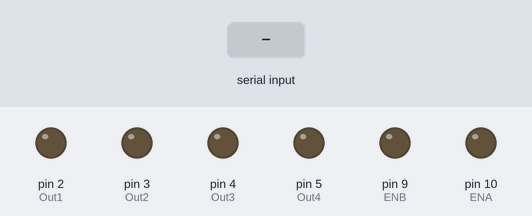
Bench run of a sketch on a simulated Arduino Uno, built with avr-gcc and run on an emulated ATmega328P. Shown: output pins drawn as LEDs (lit = HIGH). The inputs (shaded band) are chosen by the test bench.

Above: at 1.2 s.
1.3 s: "F" received over Serial
At 3.4 s:
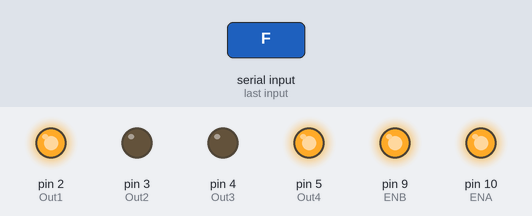
3.8 s: "B" received over Serial
At 5.3 s:
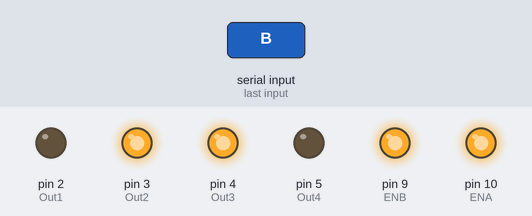
6.3 s: "L" received over Serial
At 8.4 s:
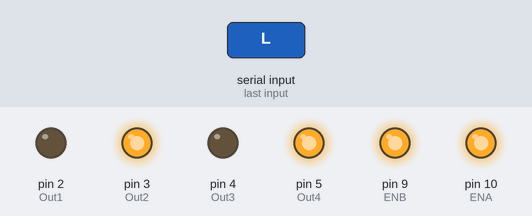
8.8 s: "R" received over Serial
At 10.3 s:
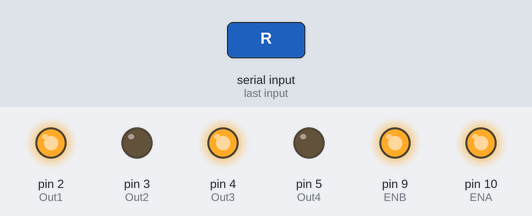
11.3 s: "FR" received over Serial
At 13.4 s:
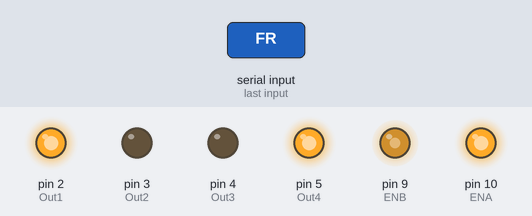
13.8 s: "FL" received over Serial
At 15.3 s:
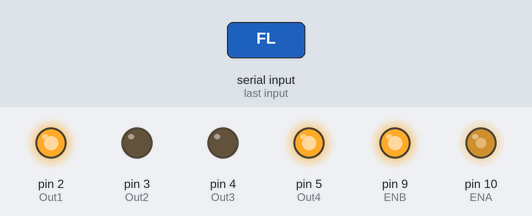
Timing chart, 0 to 16.8 s (numbered marks = the images above; inputs shaded):
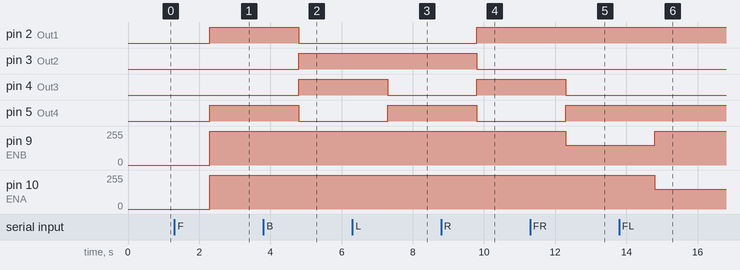

The sketch:

ArduinoCar_V2.ino
```cpp
int Out1 = 2;
int Out2 = 3;

int Out3 = 4;
int Out4 = 5;

int ENA = 10;
int ENB = 9;

void setup() {
  // put your setup code here, to run once:
  pinMode(Out1, OUTPUT);
  pinMode(Out2, OUTPUT);

  pinMode(Out3, OUTPUT);
  pinMode(Out4, OUTPUT);

  pinMode(ENA, OUTPUT);
  pinMode(ENB, OUTPUT);

  Serial.begin(9600);
}


void loop() {
  // put your main code here, to run repeatedly:
  if (Serial.available()){
    String Move = Serial.readString();
    if (Move == "F"){             // code to make car move forward
      analogWrite(ENA, 255);
      analogWrite(ENB, 255);
      digitalWrite(Out1, HIGH);
      digitalWrite(Out2, LOW);
      digitalWrite(Out3, LOW);
      digitalWrite(Out4, HIGH);
    }
    else if (Move == "B"){        // code to make car move backward
      analogWrite(ENA, 255);
      analogWrite(ENB, 255);
      digitalWrite(Out1, LOW);
      digitalWrite(Out2, HIGH);
      digitalWrite(Out3, HIGH);
      digitalWrite(Out4, LOW);
    }
    else if (Move == "L"){        // code to make car turn left on spot
      analogWrite(ENA, 255);
      analogWrite(ENB, 255);
      digitalWrite(Out1, LOW);
      digitalWrite(Out2, HIGH);
      digitalWrite(Out3, LOW);
      digitalWrite(Out4, HIGH);
    }
    else if (Move == "R"){        // code to make car turn right on spot
      analogWrite(ENA, 255);
      analogWrite(ENB, 255);
      digitalWrite(Out1, HIGH);
      digitalWrite(Out2, LOW);
      digitalWrite(Out3, HIGH);
      digitalWrite(Out4, LOW);
    }
    else if (Move == "FR"){       // code to make car turn right while moving forwards
      analogWrite(ENA, 255);
      analogWrite(ENB, 150);
      digitalWrite(Out1, HIGH);
      digitalWrite(Out2, LOW);
      digitalWrite(Out3, LOW);
      digitalWrite(Out4, HIGH);
    }
    else if (Move == "FL"){       // code to make car turn left while moving forwards
      analogWrite(ENA, 150);
      analogWrite(ENB, 255);
      digitalWrite(Out1, HIGH);
      digitalWrite(Out2, LOW);
      digitalWrite(Out3, LOW);
      digitalWrite(Out4, HIGH);
    }
    else if (Move == "BR"){       // code to make car turn right while moving backwards
      analogWrite(ENA, 255);
      analogWrite(ENB, 150);
      digitalWrite(Out1, LOW);
      digitalWrite(Out2, HIGH);
      digitalWrite(Out3, HIGH);
      digitalWrite(Out4, LOW);
    }
    else if (Move == "BL"){       // code to make car turn left while moving backwards
      analogWrite(ENA, 150);
      analogWrite(ENB, 255);
      digitalWrite(Out1, LOW);
      digitalWrite(Out2, HIGH);
      digitalWrite(Out3, HIGH);
      digitalWrite(Out4, LOW);
    }
    else if (Move == "S"){        // code to make car stop
      digitalWrite(Out1, LOW);
      digitalWrite(Out2, LOW);
      digitalWrite(Out3, LOW);
      digitalWrite(Out4, LOW);
    }
  }
}
```

Measured:
- after the input at 1.3 s, pin 2 (Out1), pin 5 (Out4): LOW → HIGH after 1.0 s; pin 9 (ENB), pin 10 (ENA): 0/255 → 255/255 after 1.0 s
- after the input at 3.8 s, pin 2 (Out1), pin 5 (Out4): HIGH → LOW after 1.0 s; pin 3 (Out2), pin 4 (Out3): LOW → HIGH after 1.0 s
- after the input at 6.3 s, pin 4 (Out3): HIGH → LOW after 1.0 s; pin 5 (Out4): LOW → HIGH after 1.0 s
- after the input at 8.8 s, pin 2 (Out1), pin 4 (Out3): LOW → HIGH after 1.0 s; pin 3 (Out2), pin 5 (Out4): HIGH → LOW after 1.0 s
- after the input at 11.3 s, pin 4 (Out3): HIGH → LOW after 1.0 s; pin 5 (Out4): LOW → HIGH after 1.0 s; pin 9 (ENB): 255/255 → 150/255 after 1.0 s
- after the input at 13.8 s, pin 9 (ENB): 150/255 → 255/255 after 1.0 s; pin 10 (ENA): 255/255 → 150/255 after 1.0 s
